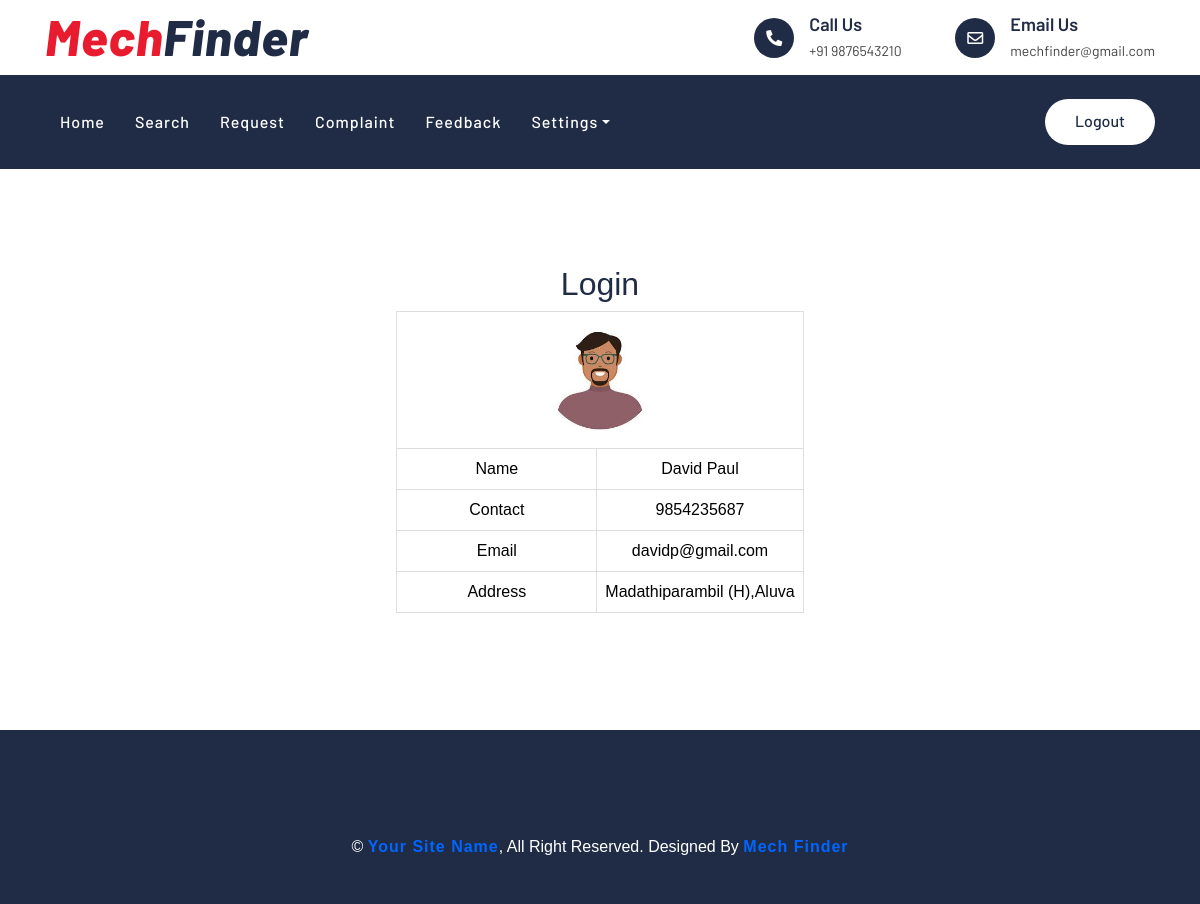
Screenshot of /User/MyProfile.php (signed in) with the database file from the repository.
### tables this page shows
CREATE TABLE `tbl_user` (
  `user_id` int(11) NOT NULL,
  `user_name` varchar(30) NOT NULL,
  `user_contact` varchar(10) NOT NULL,
  `user_email` varchar(50) NOT NULL,
  `user_gender` varchar(10) NOT NULL,
  `user_address` varchar(100) NOT NULL,
  `user_dob` date NOT NULL,
  `place_id` int(11) NOT NULL,
  `user_photo` varchar(30) NOT NULL,
  `user_password` varchar(20) NOT NULL,
  `user_doj` varchar(50) NOT NULL
);

### User/MyProfile.php (the view, shortened to what this page needs)
<?php
include('../Assets/Connection/Connection.php');
include("Head.php");
?>
<!DOCTYPE html PUBLIC "-//W3C//DTD XHTML 1.0 Transitional//EN" "http://www.w3.org/TR/xhtml1/DTD/xhtml1-transitional.dtd">
<html xmlns="http://www.w3.org/1999/xhtml">
<head>
</head>
<body>
<div id="tab" align="center">
<h2>Login</h2>
<?php
$sel="select * from tbl_user where user_id='".$_SESSION["uid"]."'";
$row=$conn->query($sel);
if($data=$row->fetch_assoc())
{
?>
  <table>
  <tr align="center">
      <td colspan="2" align="center"><img src="../Assets/File/User/<?php echo $data["user_photo"];?>" width="120" height="120" /></td>
    </tr>
    <tr align="center">
      <td>Name</td>
      <td><?php echo $data["user_name"];?></td>
    </tr>
    <tr align="center">
      <td>Contact</td>
      <td><?php echo $data["user_contact"];?></td>
    </tr>
    <tr align="center">
      <td>Email</td>
      <td><?php echo $data["user_email"];?></td>
    </tr>
    <tr align="center">
      <td>Address</td>
      <td><label for="txt_address"></label><?php echo $data["user_address"];?></td>
    </tr>
  </table>
   <?php
  }
  ?>
  </body>
  <?php
  include("Foot.php");
  ?>
</html>

### Assets/Templates/Main/css/style.css (style rules this page uses)
body { color: #444444; font-weight: 400; background: #ffffff; font-family: 'Barlow', sans-serif; }
h1, h2, h3, h4, h5, h6 { color: #202C45; }

### Assets/Templates/form.css (style rules this page uses)
#tab { font-family: "Trebuchet MS", Arial, Helvetica, sans-serif; border-collapse: collapse; width: 100%; }
#tab td, #tab th { border: 1px solid #ddd; padding: 8px; color: black; text-align:center; min-width:200px; }

### rows the page displays
tbl_user: user_photo (picture), user_name "David Paul", user_contact "9854235687", user_email "davidp@gmail.com", user_address "Madathiparambil (H),Aluva"
